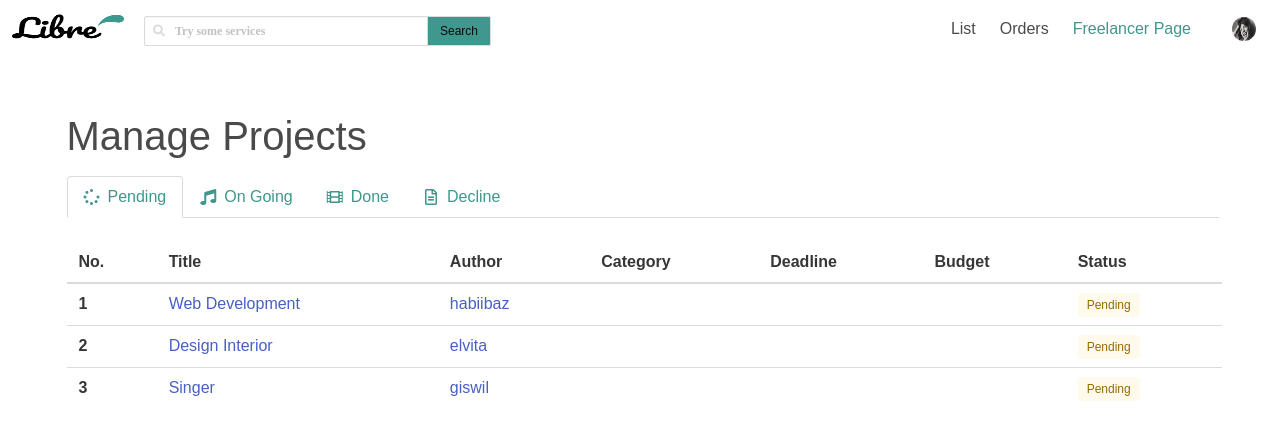
The page /projectlist/ (signed in) on the database as committed earlier.
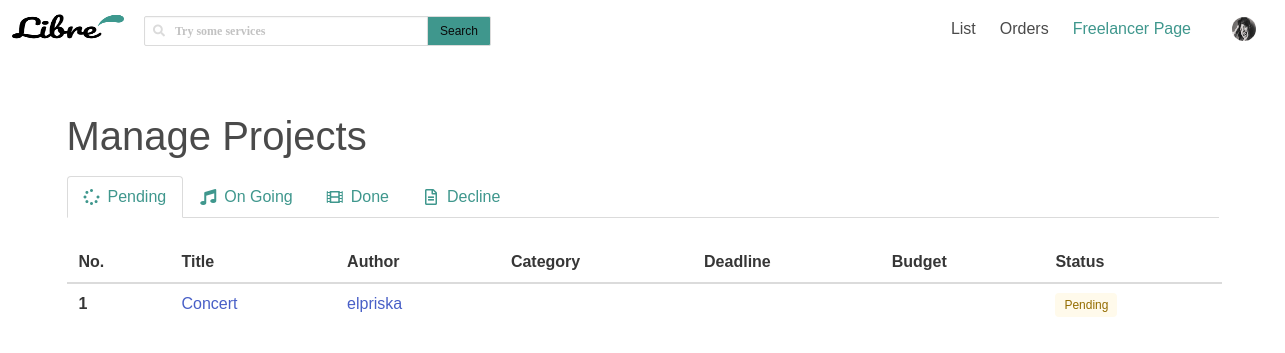
The same page on the database as committed later.
### account/models.py (models this page shows, shortened)
class ProjectList(models.Model):
	status					= models.CharField(max_length=20, default='pending')
	project					= models.ForeignKey(settings.AUTH_BLOG_MODEL, on_delete=models.CASCADE)
	user 					= models.ForeignKey(settings.AUTH_USER_MODEL, on_delete=models.CASCADE, null=True)
	timestamp	 			= models.DateTimeField(auto_now_add=True, verbose_name="timestamp")

class Account (AbstractBaseUser):
	email					= models.EmailField(verbose_name='email', unique= True)
	username				= models.CharField(max_length=30, unique=True)
	date_joined				= models.DateTimeField(verbose_name='date joined', auto_now_add=True)
	last_login				= models.DateTimeField(verbose_name='last login', auto_now=True)
	is_admin				= models.BooleanField(default=False)
	is_active				= models.BooleanField(default=True)
	is_staff				= models.BooleanField(default=False)
	is_superuser			= models.BooleanField(default=False)
	image					= models.ImageField(upload_to=upload_location, null=True, blank=True)
	first_name				= models.CharField(max_length=50)
	last_name				= models.CharField(max_length=50)
	slug 					= models.SlugField()
	USERNAME_FIELD = 'email'
	REQUIRED_FIELDS = ['username']
	objects = MyAccountManager()

### blog/models.py (models this page shows, shortened)
class BlogPost(models.Model):
	title 					= models.CharField(max_length=50, null=False, blank=False)
	body 					= models.TextField(max_length=2000, null=False, blank=False)
	image		 			= models.ImageField(upload_to=upload_location, null=True, blank=True)
	date_published 			= models.DateTimeField(auto_now_add=True, verbose_name="date published")
	date_updated 			= models.DateTimeField(auto_now=True, verbose_name="date updated")
	author 					= models.ForeignKey(settings.AUTH_USER_MODEL, on_delete=models.CASCADE)
	category 				= models.ForeignKey(Category, on_delete=models.CASCADE, null=False)
	subcategory 			= models.ForeignKey(SubCategory, on_delete=models.CASCADE, null=False)
	deadline 				= models.PositiveIntegerField(blank=False, null=False)
	budget 					= models.BigIntegerField(blank=False, null=False)
	slug 					= models.SlugField()

### account/views.py (the view)
# urls.py: path('projectlist/', project_view, name='projectlist'),
@login_required
def project_view(request):
	context={}
	user = request.user
	project_pending = ProjectList.objects.filter(user=request.user, status='pending').all()
	project_ongoing = ProjectList.objects.filter(user=request.user, status='ongoing').all()
	project_done = ProjectList.objects.filter(user=request.user, status='done').all()
	project_declined = ProjectList.objects.filter(user=request.user, status='cancelled').all()
	account = Account.objects.filter(email=request.user.email).first()
	context['project_pending'] = project_pending
	context['project_ongoing'] = project_ongoing
	context['project_done'] = project_done
	context['project_declined'] = project_declined
	context['account'] = account
	return render(request, 'account/listproject.html', context)

### account/templates/account/listproject.html (shortened to what the changed rows need)
{% load static %}
<!DOCTYPE html>
<html>
    <head>
        <link rel="stylesheet" href="https://cdn.jsdelivr.net/npm/bulma@0.9.2/css/bulma.min.css">
        <link rel="stylesheet" href="https://pro.fontawesome.com/releases/v5.10.0/css/all.css"/>
        <link rel="stylesheet" type="text/css" href="{% static 'css/main.css' %}">
    </head>
    <body>
        {% if request.user.is_authenticated %}
        <section class="section is-hidden-mobile">
          <div class="container">
          <h1 style="text-align: left; position: relative; margin: 0px; font-size: 40px; margin-bottom: 10px;">Manage Projects</h1>
          <div id="tab-content">
            <table style="width: 1155px;" class="table" id="prj-pending">
              <thead>
                <tr>
                  <th>No.</th>
                  <th>Title</th>
                  <th>Author</th>
                  <th>Category</th>
                  <th>Deadline</th>
                  <th>Budget</th>
                  <th>Status</th>
                </tr>
              </thead>
              <tbody>
                {% for prj in project_pending %}
                <tr>
                  <th>{{ forloop.counter }}</th>
                  <td>
                    <a href="{% url 'blog:detail' prj.project.slug %}">
                      {{ prj.project.title }}
                    </a>
                  </td>
                  <td>
                    <a href="{% url 'profile' prj.project.author.slug %}">
                      {{ prj.project.author.username }}
                    </a>
                  </td>
                  <td></td>
                  <td></td>
                  <td></td>
                  <td>
                    <span class="tag is-warning is-light">Pending</span>
                  </td>
                </tr>
                {% endfor %}
              </tbody>
            </table>
          </div>
          </div>
        </section>
    {% endif %}
    </body>
</html>

Rows that differ between the two databases and show on the page:
no longer on this page (row edited): ProjectList: project "Web Development", project.author.username "habiibaz"
removed ProjectList: project "Design Interior", project.author.username "elvita"
removed ProjectList: project "Singer", project.author.username "giswil"
added ProjectList: project "Concert", project.author.username "elpriska"
